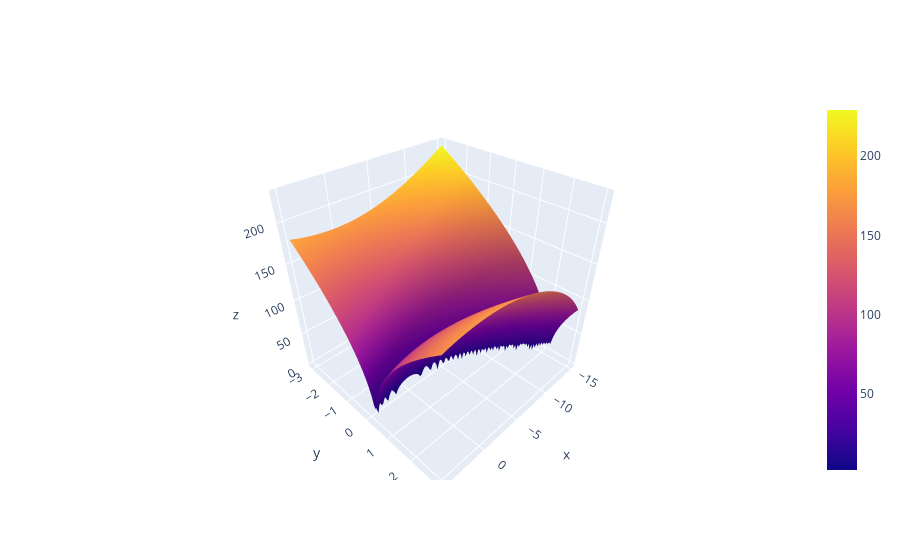

Notebook code cell kept with this figure:
### Markdown cell above
# **Optimizacion por ejambre de particulas (PSO)**

Se implementa PSO para determinar el minimo de la fucnion Bukin 
\begin{equation} f(x,y) = 100\sqrt{|x_2-0.01x_1^2|}+0.01|x_1+10| \end{equation}

Espacio de busqueda: $(x,y)\in{-15,5}\times{-3,3}$. \
Minimo global esta en $f(-10,1) = 0$

### Code cell
import numpy as np
import matplotlib.pyplot as plt
import plotly.graph_objects as go

x = np.linspace(-15,5,100)
y = np.linspace(-3,3,100)
X, Y = np.meshgrid(x,y)
Z = 100 * np.sqrt(np.abs(Y-0.01*X**2)) + 0.01 * np.abs((X+10))

fig = go.Figure(data=[go.Surface(z=Z, x=X, y=Y)])
fig.show()

### Figure 1 — Plotly figure (JSON) as saved in the notebook; plotly's stock layout.template omitted (floating-point values rounded to 4 significant figures; data arrays with more than 128 entries replaced by an {"elided": "..."} marker saying what was removed)
{"data": [{"type": "surface", "x": {"elided": "100x100 float values"}, "y": {"elided": "100x100 float values"}, "z": {"elided": "100x100 float values"}}], "layout": {}}
